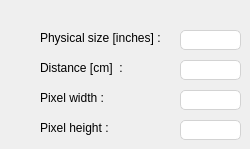
    <widget class="QWidget" name="monitor_tab">
     <attribute name="title">
      <string>Monitor</string>
     </attribute>
     <widget class="QLabel" name="label_11">
      <property name="geometry">
       <rect>
        <x>40</x>
        <y>30</y>
        <width>131</width>
        <height>16</height>
       </rect>
      </property>
      <property name="text">
       <string>Physical size [inches] :</string>
      </property>
     </widget>
     <widget class="QLabel" name="label_12">
      <property name="geometry">
       <rect>
        <x>40</x>
        <y>90</y>
        <width>71</width>
        <height>16</height>
       </rect>
      </property>
      <property name="text">
       <string>Pixel width :</string>
      </property>
     </widget>
     <widget class="QLabel" name="label_13">
      <property name="geometry">
       <rect>
        <x>40</x>
        <y>120</y>
        <width>81</width>
        <height>16</height>
       </rect>
      </property>
      <property name="text">
       <string>Pixel height :</string>
      </property>
     </widget>
     <widget class="QLabel" name="label_14">
      <property name="geometry">
       <rect>
        <x>40</x>
        <y>60</y>
        <width>91</width>
        <height>16</height>
       </rect>
      </property>
      <property name="text">
       <string>Distance [cm]  :</string>
      </property>
     </widget>
     <widget class="QLineEdit" name="screen_size">
      <property name="geometry">
       <rect>
        <x>180</x>
        <y>30</y>
        <width>61</width>
        <height>20</height>
       </rect>
      </property>
      <property name="focusPolicy">
       <enum>Qt::StrongFocus</enum>
      </property>
      <property name="toolTip">
       <string>Diagonal of the monitor</string>
      </property>
      <property name="styleSheet">
       <string notr="true">border: 1px solid lightgray;
border-radius: 5px</string>
      </property>
     </widget>
     <widget class="QLineEdit" name="screen_distance">
      <property name="geometry">
       <rect>
        <x>180</x>
        <y>60</y>
        <width>61</width>
        <height>20</height>
       </rect>
      </property>
      <property name="focusPolicy">
       <enum>Qt::StrongFocus</enum>
      </property>
      <property name="toolTip">
       <string>Distance from the monitor to the subject's eye</string>
      </property>
      <property name="styleSheet">
       <string notr="true">border: 1px solid lightgray;
border-radius: 5px</string>
      </property>
     </widget>
     <widget class="QLineEdit" name="screen_width">
      <property name="geometry">
       <rect>
        <x>180</x>
        <y>90</y>
        <width>61</width>
        <height>20</height>
       </rect>
      </property>
      <property name="focusPolicy">
       <enum>Qt::StrongFocus</enum>
      </property>
      <property name="toolTip">
       <string>Width of the screen in pixels</string>
      </property>
      <property name="styleSheet">
       <string notr="true">border: 1px solid lightgray;
border-radius: 5px</string>
      </property>
     </widget>
     <widget class="QLineEdit" name="screen_height">
      <property name="geometry">
       <rect>
        <x>180</x>
        <y>120</y>
        <width>61</width>
        <height>20</height>
       </rect>
      </property>
      <property name="focusPolicy">
       <enum>Qt::StrongFocus</enum>
      </property>
      <property name="toolTip">
       <string>Height of the monitor in pixels</string>
      </property>
      <property name="styleSheet">
       <string notr="true">border: 1px solid lightgray;
border-radius: 5px</string>
      </property>
     </widget>
    </widget>
